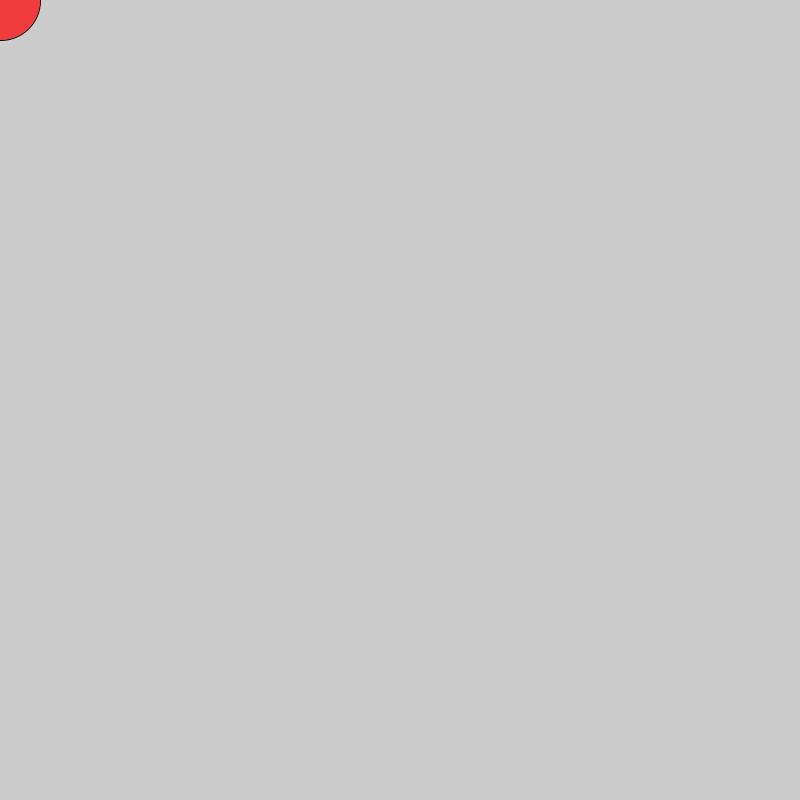
Frame 1 (no input)
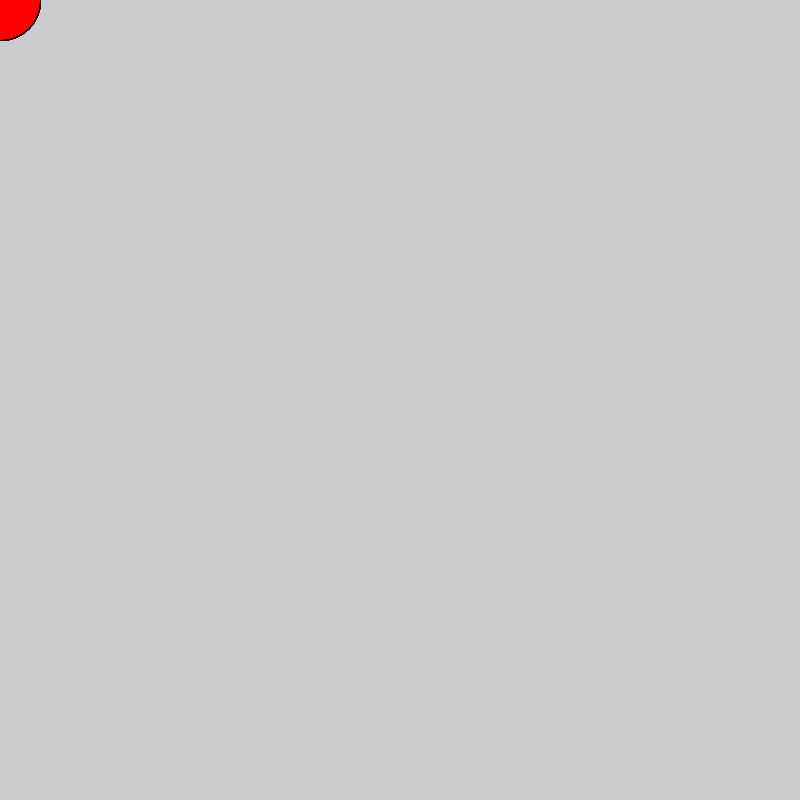
Frame 60 (the mouse pressed at the canvas centre just before this capture)
Frame 120 (the mouse held since frame 60 and released just before this capture): identical to frame 60, image omitted

The Processing sketch that drew these frames (run headless with seeded random() and noise(); from frame 60 on, the mouse is pressed at the canvas centre):

// Processing sketch: ProcessingProject
// ── ProcessingProject.pde
void setup() {
  size(800, 800);
}

void draw() {
  if (mousePressed) {
    fill(0);
     
  } else {
   if ((mouseX+mouseY)%2==0){
    fill(255,0,0,180);
  } else{
    fill(0,0,255,180);}
  ellipse(mouseX, mouseY, 80, 80);
}

}
